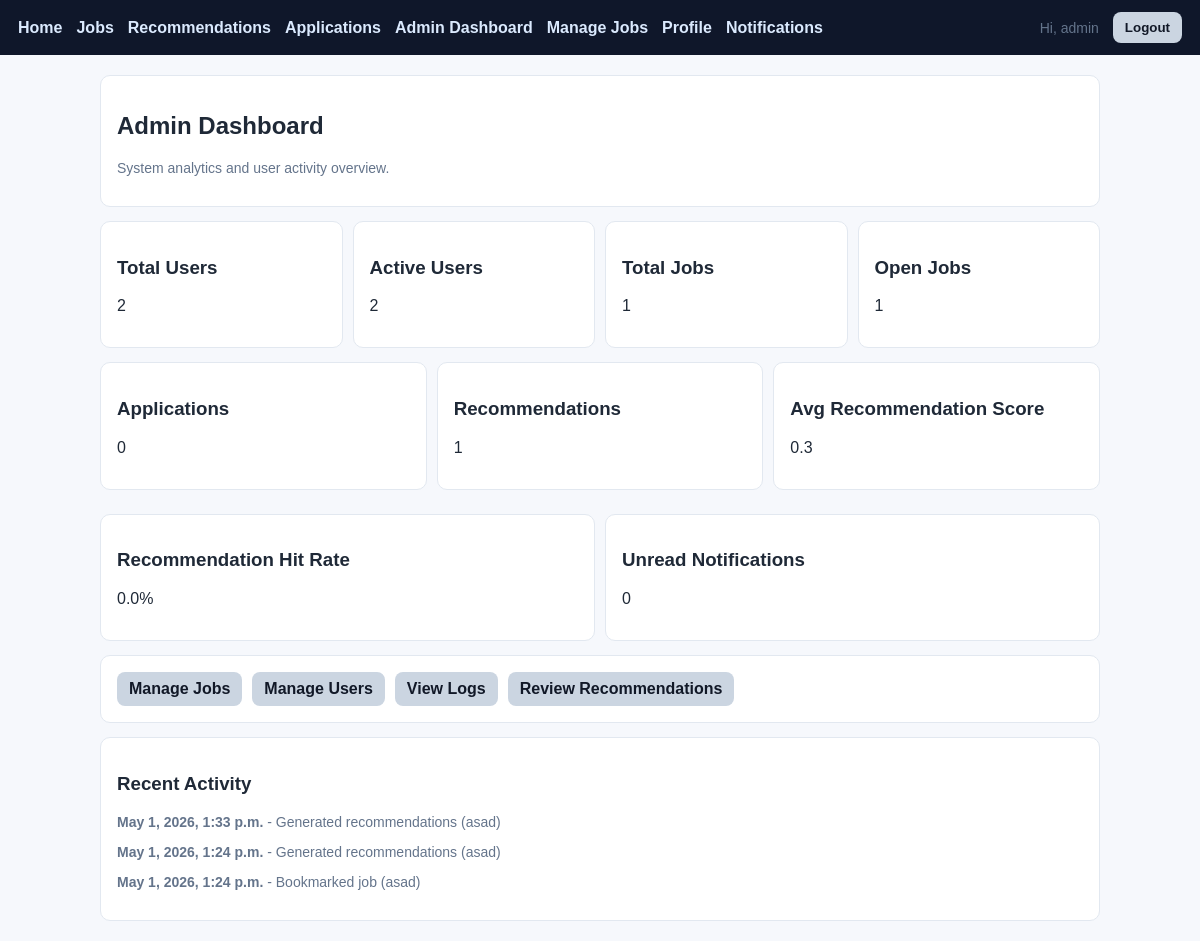
Page /panel/dashboard/ (signed in) on the committed database.
### accounts/models.py (models this page shows, shortened)
class ActivityLog(models.Model):
    user = models.ForeignKey(
        settings.AUTH_USER_MODEL,
        on_delete=models.SET_NULL,
        null=True,
        blank=True,
        related_name="activity_logs",
    )
    action = models.CharField(max_length=180)
    details = models.TextField(blank=True)
    created_at = models.DateTimeField(auto_now_add=True)
    class Meta:
        ordering = ["-created_at"]

### accounts/views.py (the view)
# urls.py: path("panel/dashboard/", views.admin_dashboard, name="admin-dashboard"),
@login_required
@user_passes_test(is_staff_user)
def admin_dashboard(request):
    total_users = User.objects.count()
    active_users = User.objects.filter(is_active=True).count()
    total_jobs = Job.objects.count()
    open_jobs = Job.objects.filter(status="open").count()
    total_applications = Application.objects.count()
    total_recommendations = Recommendation.objects.filter(model_type="hybrid").count()
    avg_recommendation_score = Recommendation.objects.aggregate(avg=Avg("score")).get("avg") or 0
    applied_pairs = set(Application.objects.values_list("user_id", "job_id"))
    recommendation_hit_count = 0
    for rec_user_id, rec_job_id in Recommendation.objects.filter(model_type="hybrid").values_list("user_id", "job_id"):
        if (rec_user_id, rec_job_id) in applied_pairs:
            recommendation_hit_count += 1
    recommendation_to_application_rate = 0
    if total_recommendations:
        recommendation_to_application_rate = (recommendation_hit_count / total_recommendations) * 100
    unread_notifications = Notification.objects.filter(is_read=False).count()
    recent_logs = ActivityLog.objects.select_related("user")[:10]
    context = {
        "total_users": total_users,
        "active_users": active_users,
        "total_jobs": total_jobs,
        "open_jobs": open_jobs,
        "total_applications": total_applications,
        "total_recommendations": total_recommendations,
        "avg_recommendation_score": round(avg_recommendation_score, 2),
        "recommendation_to_application_rate": round(recommendation_to_application_rate, 2),
        "unread_notifications": unread_notifications,
        "recent_logs": recent_logs,
    }
    return render(request, "accounts/admin_dashboard.html", context)

### accounts/views.py (called while the page is built)
def is_staff_user(user):
    return user.is_authenticated and user.is_staff

### templates/accounts/admin_dashboard.html
{% extends "base.html" %}
{% block content %}
<div class="card">
    <h2>Admin Dashboard</h2>
    <p class="small">System analytics and user activity overview.</p>
</div>
<div class="row">
    <div class="card" style="flex:1; min-width:180px;">
        <h3>Total Users</h3>
        <p>{{ total_users }}</p>
    </div>
    <div class="card" style="flex:1; min-width:180px;">
        <h3>Active Users</h3>
        <p>{{ active_users }}</p>
    </div>
    <div class="card" style="flex:1; min-width:180px;">
        <h3>Total Jobs</h3>
        <p>{{ total_jobs }}</p>
    </div>
    <div class="card" style="flex:1; min-width:180px;">
        <h3>Open Jobs</h3>
        <p>{{ open_jobs }}</p>
    </div>
</div>
<div class="row">
    <div class="card" style="flex:1; min-width:220px;">
        <h3>Applications</h3>
        <p>{{ total_applications }}</p>
    </div>
    <div class="card" style="flex:1; min-width:220px;">
        <h3>Recommendations</h3>
        <p>{{ total_recommendations }}</p>
    </div>
    <div class="card" style="flex:1; min-width:220px;">
        <h3>Avg Recommendation Score</h3>
        <p>{{ avg_recommendation_score }}</p>
    </div>
    <div class="card" style="flex:1; min-width:220px;">
        <h3>Recommendation Hit Rate</h3>
        <p>{{ recommendation_to_application_rate }}%</p>
    </div>
    <div class="card" style="flex:1; min-width:220px;">
        <h3>Unread Notifications</h3>
        <p>{{ unread_notifications }}</p>
    </div>
</div>
<div class="card">
    <div class="row">
        <a href="{% url 'jobs:admin-job-list' %}" class="btn btn-muted" style="text-decoration:none;">Manage Jobs</a>
        <a href="{% url 'accounts:admin-user-list' %}" class="btn btn-muted" style="text-decoration:none;">Manage Users</a>
        <a href="{% url 'accounts:admin-logs' %}" class="btn btn-muted" style="text-decoration:none;">View Logs</a>
        <a href="{% url 'recomendations:admin-recommendation-list' %}" class="btn btn-muted" style="text-decoration:none;">Review Recommendations</a>
    </div>
</div>
<div class="card">
    <h3>Recent Activity</h3>
    {% for log in recent_logs %}
        <p class="small"><strong>{{ log.created_at }}</strong> - {{ log.action }}{% if log.user %} ({{ log.user.username }}){% endif %}</p>
    {% empty %}
        <p>No recent activity yet.</p>
    {% endfor %}
</div>
{% endblock %}

### templates/base.html (shortened to what this page needs)
<!DOCTYPE html>
<html lang="en">
<head>
</head>
<body>
    <div class="nav">
        <a href="{% url 'jobs:index' %}">Home</a>
        <a href="{% url 'jobs:job-list' %}">Jobs</a>
        <a href="{% url 'recomendations:recommendation-list' %}">Recommendations</a>
        <a href="{% url 'applications:application-list' %}">Applications</a>
        {% if request.user.is_authenticated and request.user.is_staff %}
            <a href="{% url 'accounts:admin-dashboard' %}">Admin Dashboard</a>
            <a href="{% url 'jobs:admin-job-list' %}">Manage Jobs</a>
        {% endif %}
        {% if request.user.is_authenticated %}
            <a href="{% url 'accounts:profile' %}">Profile</a>
            <a href="{% url 'accounts:notifications' %}">Notifications</a>
        {% endif %}
        {% if request.user.is_authenticated %}
            <span class="small">Hi, {{ request.user.username }}</span>
            <form method="post" action="{% url 'logout' %}">
                <button class="btn btn-muted" type="submit">Logout</button>
            </form>
        {% else %}
            <a href="{% url 'accounts:register' %}">Register</a>
            <a href="{% url 'login' %}">Login</a>
        {% endif %}
    </div>
    <div class="container">
        {% block content %}{% endblock %}
    </div>
</body>
</html>

### templates/base.html (style rules this page uses)
body { margin: 0; font-family: Arial, sans-serif; background: #f6f8fc; color: #1f2937; }
.nav { background: #0f172a; color: #fff; padding: 12px 18px; display: flex; gap: 14px; align-items: center; }
.nav a { color: #dbeafe; text-decoration: none; font-weight: 600; }
.container { max-width: 1000px; margin: 20px auto; padding: 0 12px; }
.card { background: #fff; border: 1px solid #e2e8f0; border-radius: 10px; padding: 16px; margin-bottom: 14px; }
.btn { border: 0; border-radius: 8px; padding: 8px 12px; cursor: pointer; font-weight: 600; }
.btn-muted { background: #cbd5e1; color: #111827; }
.row { display: flex; gap: 10px; flex-wrap: wrap; align-items: center; }
.small { color: #64748b; font-size: 14px; }

### rows in the picture
ActivityLog: created_at "May 1, 2026, 1:33 p.m.", action "Generated recommendations", user.username "asad"
ActivityLog: created_at "May 1, 2026, 1:24 p.m.", action "Generated recommendations", user.username "asad"
ActivityLog: created_at "May 1, 2026, 1:24 p.m.", action "Bookmarked job", user.username "asad"

### other values in the picture
{{ request.user.username }} "admin"
{{ total_users }} "2"
{{ active_users }} "2"
{{ total_jobs }} "1"
{{ open_jobs }} "1"
{{ total_applications }} "0"
{{ total_recommendations }} "1"
{{ avg_recommendation_score }} "0.3"
{{ recommendation_to_application_rate }} "0.0"
{{ unread_notifications }} "0"
